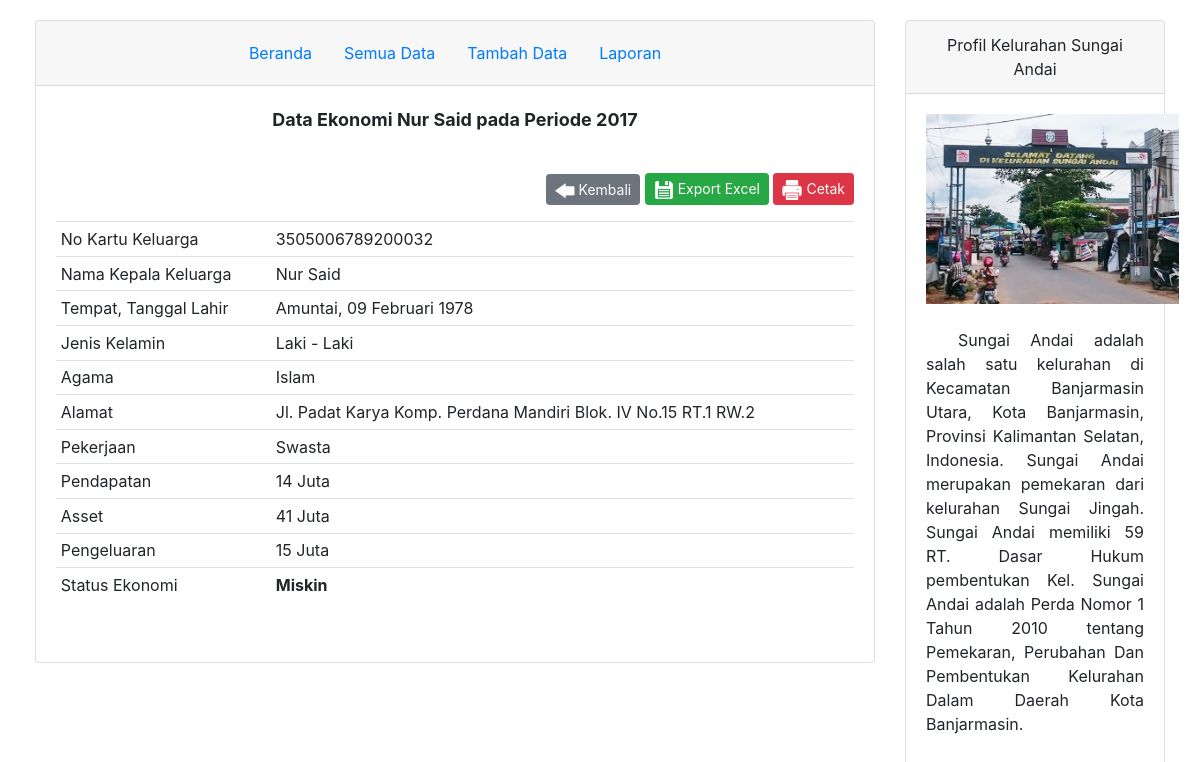
The app's page /view/detail_penduduk.php?id=3 with its own data.
### tables this page shows
CREATE TABLE `tb_klasifikasi` (
  `id_klasifikasi` int(11) NOT NULL,
  `pendapatan` smallint(3) NOT NULL,
  `asset` smallint(3) NOT NULL,
  `pengeluaran` smallint(3) NOT NULL,
  `status` varchar(6) NOT NULL,
  `periode` varchar(4) NOT NULL,
  `kk` char(16) NOT NULL
);

CREATE TABLE `tb_penduduk` (
  `kk` char(16) NOT NULL,
  `nama` varchar(25) NOT NULL,
  `tanggal_lahir` date NOT NULL,
  `tempat_lahir` varchar(20) NOT NULL,
  `jenkel` varchar(11) NOT NULL,
  `agama` varchar(10) NOT NULL,
  `alamat` varchar(100) NOT NULL,
  `pekerjaan` varchar(20) NOT NULL
);

### view/detail_penduduk.php (the view, shortened to what this page needs)
<?php
include '../koneksi.php';
	$id_klasifikasi = $_GET['id'];
	$query = mysqli_query($kon, "SELECT * FROM tb_penduduk as a, tb_klasifikasi as b WHERE b.id_klasifikasi=$id_klasifikasi and a.kk=b.kk");
	$data=mysqli_fetch_array($query);
	function TanggalIndo($date){
	  $BulanIndo = array("Januari", "Februari", "Maret", "April", "Mei", "Juni", "Juli", "Agustus", "September", "Oktober", "November", "Desember");
	  $tahun = substr($date, 0, 4);
	  $bulan = substr($date, 5, 2);
	  $tgl   = substr($date, 8, 2);
	  $result = $tgl . " " . $BulanIndo[(int)$bulan-1] . " ". $tahun;
	  return($result);
	}
?>
<!DOCTYPE html>
<html>
<head>
	<link rel="stylesheet" href="https://stackpath.bootstrapcdn.com/bootstrap/4.4.1/css/bootstrap.min.css">
</head>
<body>
	<div class="container-fluid">
		<div class="row">
		    <div class="col-9">
		    	<div class="card">
		    		<div class="card-header">
						<ul class="nav justify-content-center">
						  <li class="nav-item">
						    <a class="nav-link active" href="../index.php">Beranda</a>
						  </li>
						  <li class="nav-item">
						    <a class="nav-link" href="data_penduduk.php">Semua Data</a>
						  </li>
						  <li class="nav-item">
						    <a class="nav-link" href="tambah_data.php">Tambah Data</a>
						  </li>
						  <li class="nav-item">
						    <a class="nav-link" href="laporan.php">Laporan</a>
						  </li>
						</ul>
		    		</div>
		    		<div class="card-body">
		    			<p align="center" style="font-size: 18px;"><b>Data Ekonomi <?php echo $data['nama']; ?> pada Periode <?php echo $data['periode']; ?></b></p>
		    			<br>
		    			<p align="right">
		    				<a href = "javascript:history.back()" class="btn btn-secondary btn-sm"><img src="../gambar/kembali.png" width="20px"> Kembali</a>
		    				<?php echo "<a href = 'aksi/excel.php?id=".$data['id_klasifikasi']."' class='btn btn-success btn-sm'><img src='../gambar/simpan.png' width='20px'> Export Excel</a>"; ?>
		    				<a href = "aksi/cetak.php?id=<?php echo $data['id_klasifikasi'];?>" class="btn btn-danger btn-sm"><img src="../gambar/cetak.png" width="20px"> Cetak</a>
		    			</p>
		    			<table class="table table-sm">
		    				<tr><td >No Kartu Keluarga</td><td><?php echo $data['kk']; ?></td></tr>
		    				<tr><td>Nama Kepala Keluarga</td><td><?php echo $data['nama']; ?></td></tr>
		    				<tr><td>Tempat, Tanggal Lahir</td><td><?php echo $data['tempat_lahir']; ?>, <?php echo TanggalIndo($data['tanggal_lahir']); ?></td></tr>
		    				<tr><td>Jenis Kelamin</td><td><?php echo $data['jenkel']; ?></td></tr>
		    				<tr><td>Agama</td><td><?php echo $data['agama']; ?></td></tr>
		    				<tr><td>Alamat</td><td><?php echo $data['alamat']; ?></td></tr>
		    				<tr><td>Pekerjaan</td><td><?php echo $data['pekerjaan']; ?></td></tr>
		    				<tr><td>Pendapatan</td><td><?php echo $data['pendapatan']; ?> Juta</td></tr>
		    				<tr><td>Asset</td><td><?php echo $data['asset']; ?> Juta</td></tr>
		    				<tr><td>Pengeluaran</td><td><?php echo $data['pengeluaran']; ?> Juta</td></tr>
		    				<tr><td>Status Ekonomi</td><td><b><?php echo $data['status']; ?></b></td></tr>
		    			</table>
		    			<br>
					</div>
				</div>
			</div>
			<div class="col-3">
				<div class="card" align="center">
				    <div class="card-header">
				    	Profil Kelurahan Sungai Andai
				    </div>
				    <div class="card-body" style="height: 100%;">
				    	<img src="../gambar/sundai.jpg" style="max-height: 190px;"><br><br>
				    	<p align="justify" style="text-indent: 2em;">
				    	Sungai Andai adalah salah satu kelurahan di Kecamatan Banjarmasin Utara, Kota Banjarmasin, Provinsi Kalimantan Selatan, Indonesia. Sungai Andai merupakan pemekaran dari kelurahan Sungai Jingah. Sungai Andai memiliki 59 RT. Dasar Hukum pembentukan Kel. Sungai Andai adalah Perda Nomor 1 Tahun 2010 tentang Pemekaran, Perubahan Dan Pembentukan Kelurahan Dalam Daerah Kota Banjarmasin.
				    	</p>
				    </div>
				</div>
			</div>
		</div>
	</div>
</body>
</html>

### view/detail_penduduk.php (style rules this page uses)
body { padding: 20px; }

### records on screen
tb_klasifikasi: kk.nama "Nur Said", periode "2017", kk "3505006789200032", kk.tempat_lahir "Amuntai", kk.tanggal_lahir "09 Februari 1978", kk.jenkel "Laki - Laki", kk.agama "Islam", kk.alamat "Jl. Padat Karya Komp. Perdana Mandiri Blok. IV No.15 RT.1 RW.2", kk.pekerjaan "Swasta", pendapatan "14", asset "41", pengeluaran "15", status "Miskin"
